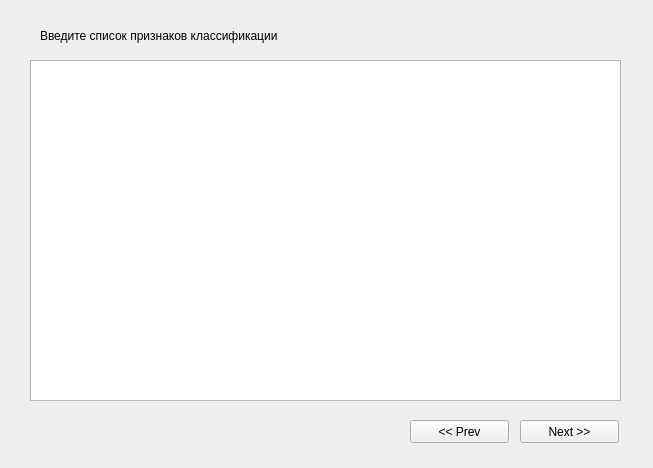
<?xml version="1.0" encoding="UTF-8"?>
<ui version="4.0">
 <class>Form</class>
 <widget class="QWidget" name="Form">
  <property name="geometry">
   <rect>
    <x>0</x>
    <y>0</y>
    <width>653</width>
    <height>468</height>
   </rect>
  </property>
  <property name="windowTitle">
   <string>Признаки</string>
  </property>
  <widget class="QPlainTextEdit" name="textWind">
   <property name="geometry">
    <rect>
     <x>30</x>
     <y>60</y>
     <width>591</width>
     <height>341</height>
    </rect>
   </property>
  </widget>
  <widget class="QLabel" name="label">
   <property name="geometry">
    <rect>
     <x>40</x>
     <y>20</y>
     <width>571</width>
     <height>31</height>
    </rect>
   </property>
   <property name="text">
    <string>Введите список признаков классификации</string>
   </property>
  </widget>
  <widget class="QPushButton" name="butNext">
   <property name="geometry">
    <rect>
     <x>520</x>
     <y>420</y>
     <width>99</width>
     <height>23</height>
    </rect>
   </property>
   <property name="text">
    <string>Next &gt;&gt;</string>
   </property>
  </widget>
  <widget class="QPushButton" name="butPrev">
   <property name="geometry">
    <rect>
     <x>410</x>
     <y>420</y>
     <width>99</width>
     <height>23</height>
    </rect>
   </property>
   <property name="text">
    <string>&lt;&lt; Prev</string>
   </property>
  </widget>
 </widget>
 <resources/>
 <connections/>
</ui>
